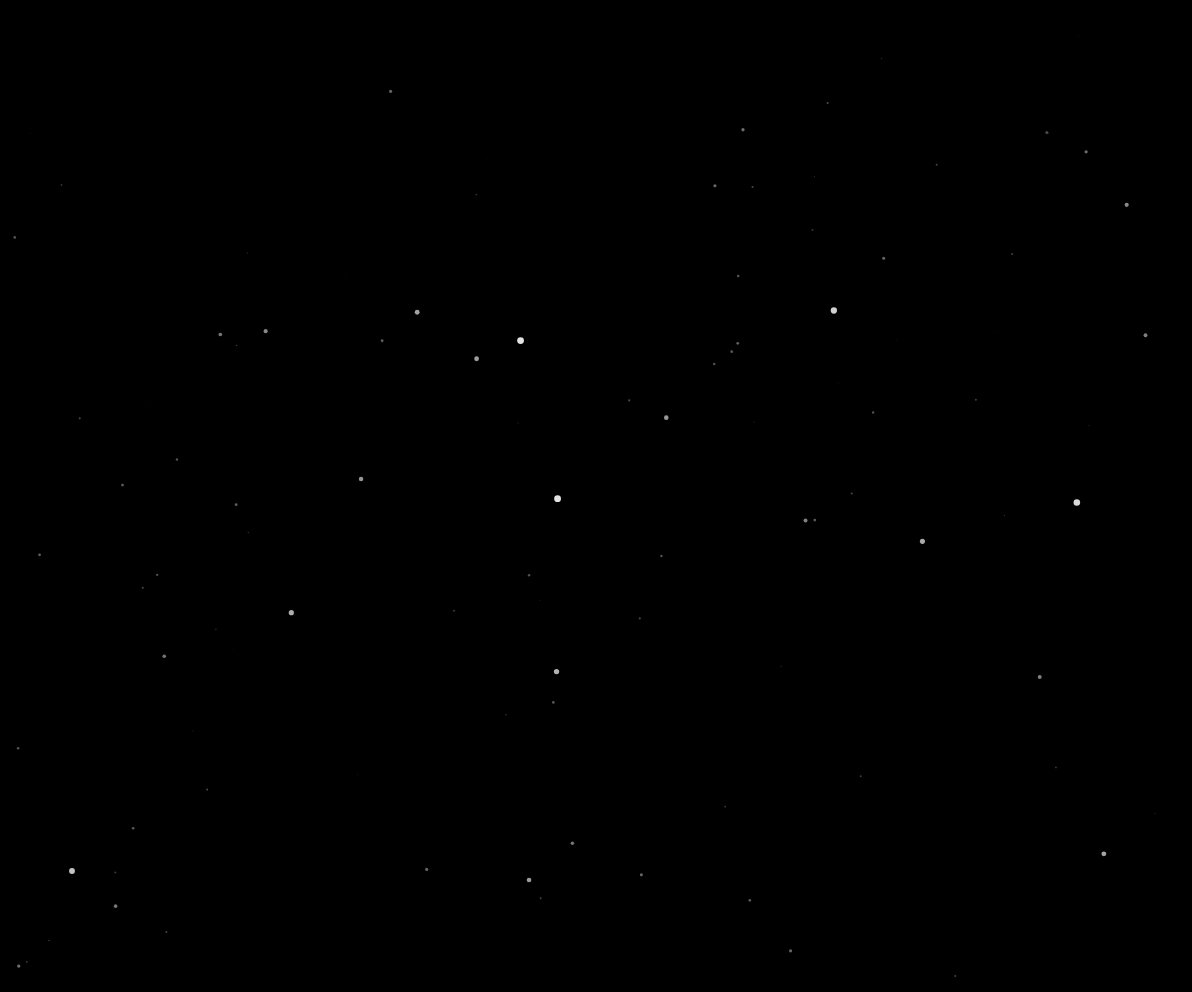
Frame 1 (no input)
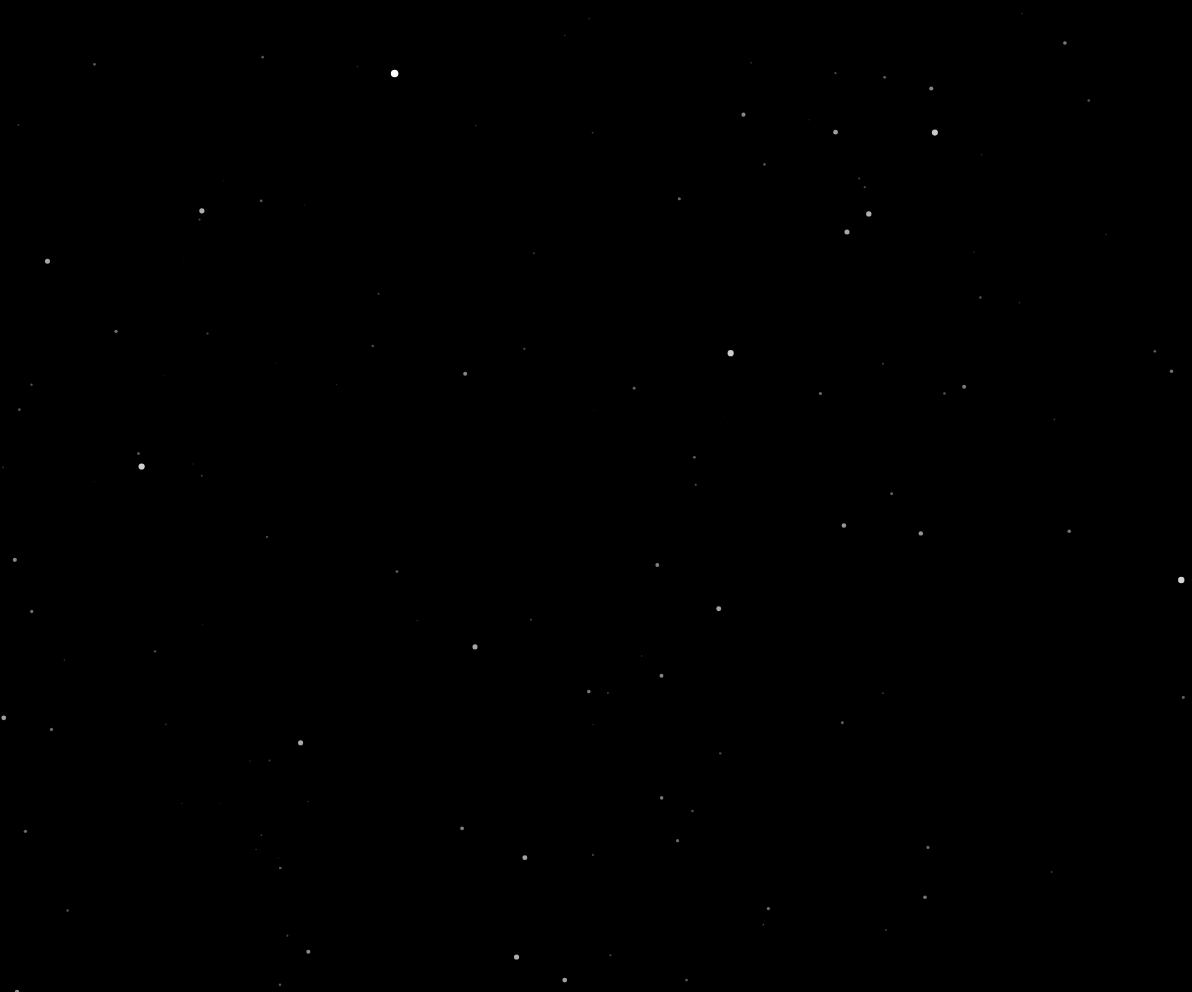
Frame 60 (no input)
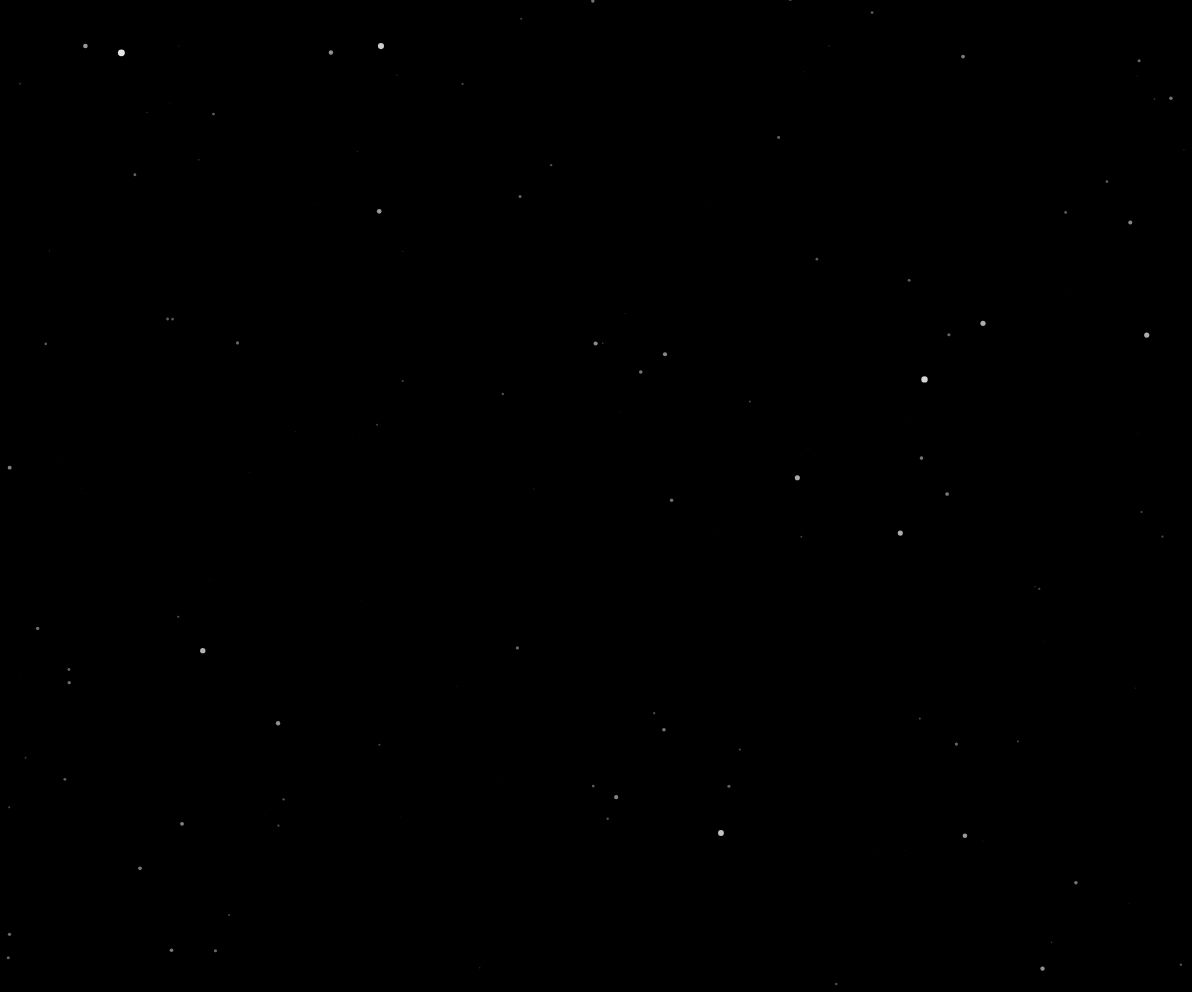
Frame 120 (the mouse pressed at the canvas centre since frame 60)

The p5.js sketch that drew these frames (run headless with seeded random() and noise() and a simulated clock; from frame 60 on, the mouse is pressed at the canvas centre):

// p5.js sketch
// ── sketch.js
/**
 * Simple starfield simulation using p5.js.
 */

class Star { 
  constructor() {
    this.x = random(-width/2, width/2);
    this.y = random(-height/2, height/2);
    this.z = random(width);
    this.speed = random(1, 10);
  }
  
  update() {
    this.z = this.z - this.speed;
    if (this.z < 1) {
      this.z = width;
      this.x = random(-width/2, width/2);
      this.y = random(-height/2, height/2);
    }
  }
  
  show() {
    let sx = map(this.x / this.z, 0, 1, 0, width);
    let sy = map(this.y / this.z, 0, 1, 0, height);
    let r = map(this.z, 0, width, 8, 0);
    let s = map(this.z, 50, width, 255, 0);
    
    fill(s);
    noStroke();
    ellipse(sx, sy, r, r);
  }  
} 

let stars = [];
let numStars = 400;
let fs = false;

function setup() {
  let c = createCanvas(windowWidth, windowHeight);
  // Special fix to remove white borders.
  c.style('display', 'block');
  c.style('margin-left', '-8px');
  c.style('margin-top', '-8px');
  for (var i = 0; i < numStars; i++) {
    stars[i] = new Star();
  }
}

function draw() {
  translate(width / 2, height / 2);
  background(0);
  for (var i = 0; i < numStars; i++) {
    stars[i].update();
    stars[i].show();
  }
}

/**
 * Fullscreen handling.
 */
function keyPressed() {
  if (key === 'F') {
    fs = !fs;
    fullscreen(fs);
    setup();
  }
}

function windowResized() {
  resizeCanvas(windowWidth, windowHeight);
}
